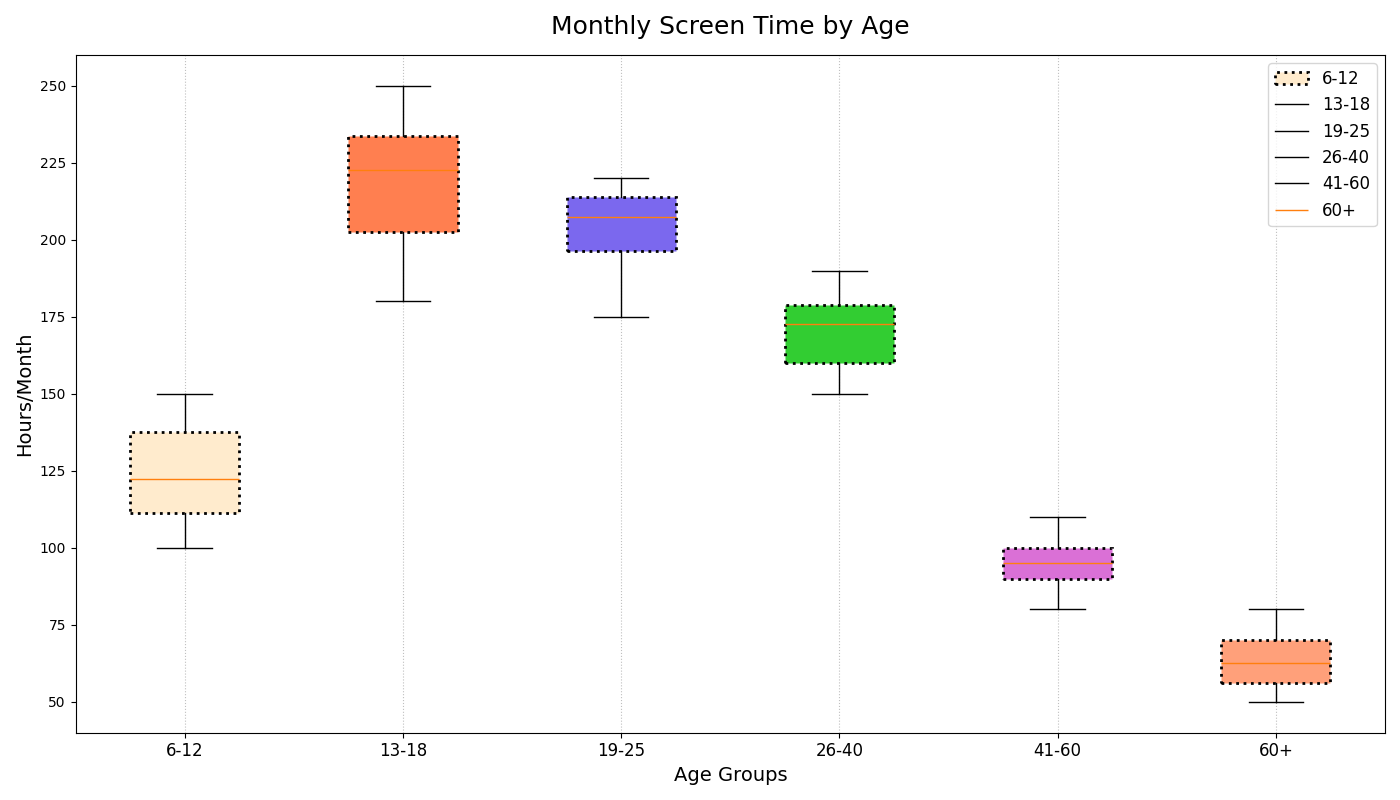

Recreate this plot in Python.
import matplotlib.pyplot as plt

# Constructing the grouped data for screen time
screen_time_data = [
    [120, 130, 110, 115, 145, 150, 100, 105, 140, 125],  # 6-12
    [200, 220, 210, 190, 180, 230, 240, 250, 225, 235],  # 13-18
    [180, 175, 200, 220, 210, 195, 205, 210, 215, 220],  # 19-25
    [150, 160, 175, 180, 185, 160, 170, 175, 160, 190],  # 26-40
    [90, 100, 95, 85, 80, 105, 110, 95, 100, 90],        # 41-60
    [60, 70, 55, 50, 65, 60, 75, 80, 70, 55]             # 60+
]

fig, ax = plt.subplots(figsize=(14, 8))

# Create the vertical boxplot with dotted edges and cross markers for fliers
box = ax.boxplot(screen_time_data, vert=True, patch_artist=True, flierprops=dict(marker='x', color='red'))

# Customizing box colors with borders
colors = ['#ffebcd', '#ff7f50', '#7b68ee', '#32cd32', '#da70d6', '#ffa07a']
for patch, color in zip(box['boxes'], colors):
    patch.set(facecolor=color, linestyle=':', linewidth=2)

# Adding a legend with different labels
ax.legend(['6-12', '13-18', '19-25', '26-40', '41-60', '60+'], loc='upper right', fontsize=12)

# Adjusting title and labels
ax.set_title('Monthly Screen Time by Age', fontsize=18, pad=15)
ax.set_ylabel('Hours/Month', fontsize=14)
ax.set_xticklabels(['6-12', '13-18', '19-25', '26-40', '41-60', '60+'], fontsize=12)
ax.set_xlabel('Age Groups', fontsize=14)

# Add horizontal dotted grid lines
ax.xaxis.grid(True, linestyle=':', color='gray', alpha=0.5)

# Adjust layout and display the plot
plt.tight_layout()
plt.show()
